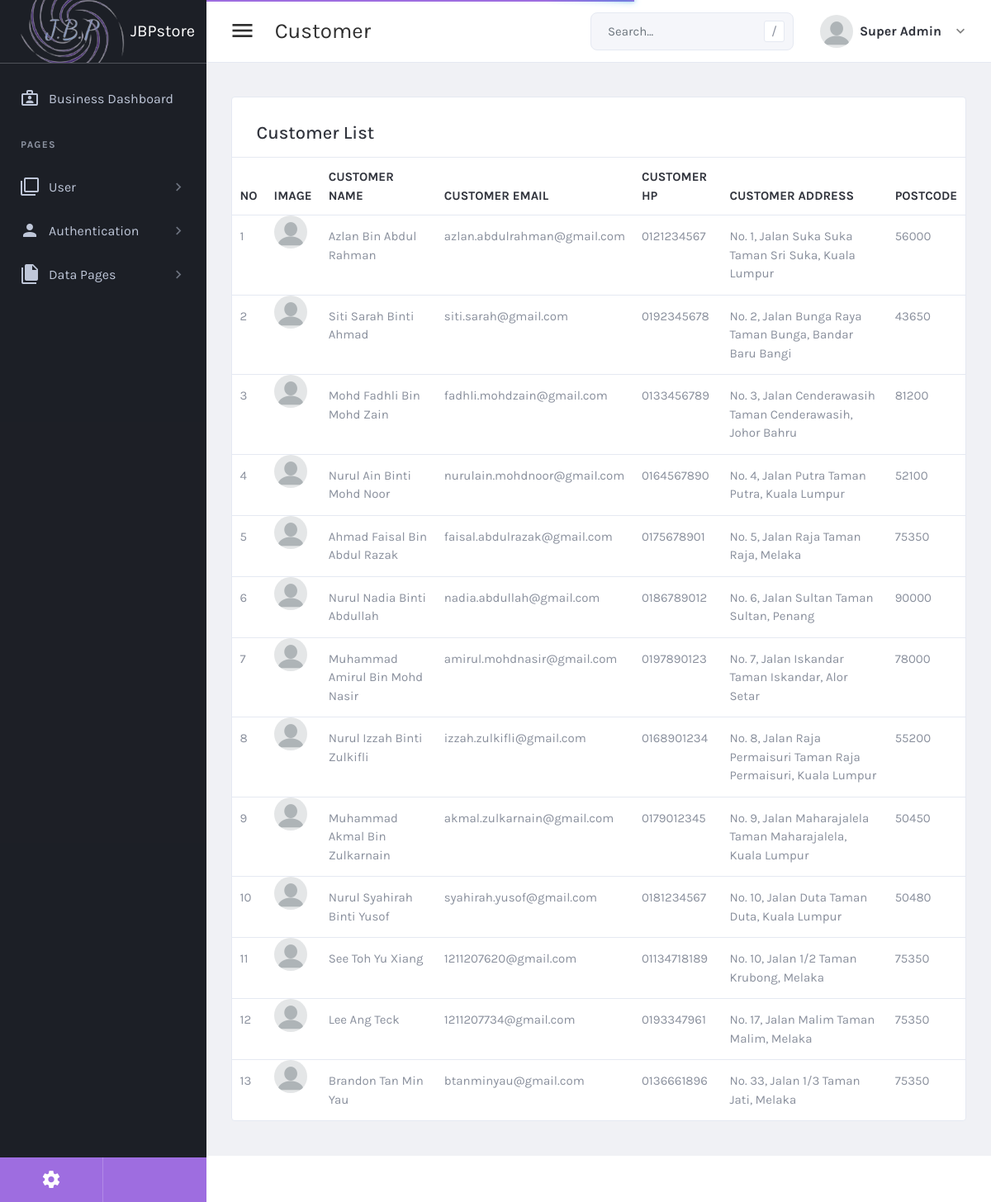
/admin/viewcustomer.php?eml=1, run on the app's committed database.
### tables this page shows
CREATE TABLE Customer (
    Customer_ID INT AUTO_INCREMENT PRIMARY KEY,
    Customer_name VARCHAR(50) NOT NULL,
    Customer_email VARCHAR(100) NOT NULL,
    Customer_password VARCHAR(50) NOT NULL,
    Customer_HP VARCHAR(15) NOT NULL,
    Customer_address_1 VARCHAR(100) NOT NULL,
    Customer_address_2 VARCHAR(100) NOT NULL,
    img text NOT NULL,
    Customer_postcode INT(5) NOT NULL
);

### admin/viewcustomer.php (the view, shortened to what this page needs)
<!DOCTYPE html>
<?php if (isset($_GET['eml'])) {
					$emml = $_GET['eml'];}?>
<html lang="en" dir="ltr">
  <head>
  <link href="plugins/material/css/materialdesignicons.min.css" rel="stylesheet" />
  <link href="plugins/simplebar/simplebar.css" rel="stylesheet" />
  <link href="plugins/nprogress/nprogress.css" rel="stylesheet" />
  <link href="plugins/prism/prism.css" rel="stylesheet" />
  <link href="plugins/DataTables/DataTables-1.10.18/css/jquery.dataTables.min.css" rel="stylesheet" />
  <link id="main-css-href" rel="stylesheet" href="css/style.css" />
</head>
  <div class="navbar-fixed sidebar-fixed" id="body">
    <div class="wrapper">
        <aside class="left-sidebar sidebar-dark" id="left-sidebar">
          <div id="sidebar" class="sidebar sidebar-with-footer">
            <div class="app-brand">
              <a href="/FYP/admin/index.php?eml=<?php echo $emml ?>">
                <img src="images/jbplogo.png" alt=" JBPstore">
                <span class="brand-name"> JBPstore</span>
              </a>
            </div>
            <div class="sidebar-left" data-simplebar style="height: 100%;">
              <ul class="nav sidebar-inner" id="sidebar-menu">
                  <li>
                    <a class="sidenav-item-link" href="index.php?eml=<?php echo $emml ?>">
                      <i class="mdi mdi-briefcase-account-outline"></i>
                      <span class="nav-text">Business Dashboard</span>
                    </a>
                  </li>
                  <li class="section-title">
                    Pages
                  </li>
                  <li  class="has-sub" >
                    <a class="sidenav-item-link" href="javascript:void(0)" data-toggle="collapse" data-target="#users"
                      aria-expanded="false" aria-controls="users">
                      <i class="mdi mdi-image-filter-none"></i>
                      <span class="nav-text">User</span> <b class="caret"></b>
                    </a>
                  </li>
                  <li  class="has-sub" >
                    <a class="sidenav-item-link" href="javascript:void(0)" data-toggle="collapse" data-target="#authentication"
                      aria-expanded="false" aria-controls="authentication">
                      <i class="mdi mdi-account"></i>
                      <span class="nav-text">Authentication</span> <b class="caret"></b>
                    </a>
                  </li>
                  <li  class="has-sub" >
                    <a class="sidenav-item-link" href="javascript:void(0)" data-toggle="collapse" data-target="#other-page"
                      aria-expanded="false" aria-controls="other-page">
                      <i class="mdi mdi-file-multiple"></i>
                      <span class="nav-text">Data pages</span> <b class="caret"></b>
                    </a>
                  </li>
              </ul>
            </div>
            <div class="sidebar-footer">
              <div class="sidebar-footer-content">
                <ul class="d-flex">
                  <li>
                    <a href="user-account-settings.php?eml=<?php echo $emml ?>" data-toggle="tooltip" title="Profile settings"><i class="mdi mdi-settings"></i></a></li>
                </ul>
              </div>
            </div>
          </div>
        </aside>
      <div class="page-wrapper">
          <header class="main-header" id="header">
            <nav class="navbar navbar-expand-lg navbar-light" id="navbar">
              <button id="sidebar-toggler" class="sidebar-toggle">
              </button>
              <span class="page-title">Customer</span>
              <div class="navbar-right ">
                <div class="search-form">
                  <form action="index.php" method="get">
                    <div class="input-group input-group-sm" id="input-group-search">
                      <input type="text" autocomplete="off" name="query" id="search-input" class="form-control" placeholder="Search..." />
                      <div class="input-group-append">
                        <button class="btn" type="button">/</button>
                      </div>
                    </div>
                  </form>
                </div>
                <ul class="nav navbar-nav">
                  <?php
                      $connect= mysqli_connect("localhost","root","","jbp");
                      $ll="SELECT * from admin WHERE id = '$emml'";
                      $result = mysqli_query($connect, $ll);
                      $r=mysqli_fetch_assoc($result);
                      ?>
                  <li class="dropdown user-menu">
                    <button class="dropdown-toggle nav-link" data-toggle="dropdown">
                      <img src="<?php echo $r['img'] ?>" class="user-image rounded-circle" alt="User Image" />
                      <span class="d-none d-lg-inline-block">  <?php echo $r['Un'];?></span>
                    </button>
                  </li>
                </ul>
              </div>
            </nav>
          </header>
        <div class="content-wrapper">
          <div class="content">
<div class="card card-default">
  <div class="card-header">
    <h2>Customer List</h2>
  </div>
    <table id="productsTable" class="table table-hover table-product" style="width:100%">
      <thead>
        <tr>
          <th>NO    </th>
          <th>Image</th>
          <th>Customer Name</th>
          <th>Customer Email</th>
          <th>Customer HP</th>
          <th>Customer Address</th>
          <th>Postcode</th>
        </tr>
      </thead>
      <tbody>
      <?php
    $sql = "SELECT Customer_ID,Customer_name,Customer_email,Customer_HP,Customer_address_1,Customer_address_2,Customer_postcode,img FROM customer";
    $result = mysqli_query($connect, $sql);$i=0;
    while($row = mysqli_fetch_assoc($result)){$i++;
    ?>
        <tr>
          <td><?php echo $i;?></td>
          <td class ="py-0"><img src="<?php echo $r['img'] ?>" class="user-image rounded-circle" alt="User Image" /></td>
          <td><?php echo $row['Customer_name'];?></td>
          <td><?php echo $row['Customer_email'];?></td>
          <td><?php echo $row['Customer_HP'];?></td>
          <td><?php echo $row['Customer_address_1']," ",$row['Customer_address_2'];?></td>
          <td><?php echo $row['Customer_postcode'];?></td>
        </tr>
        <?php }?>
      </tbody>
    </table>
  </div>
    </div>
</div>
          </div>
        </div>
        </div>
          <footer class="footer mt-auto">
            <div class="copyright bg-white">
              <p>
                &copy; <span id="copy-year"></span> Copyright  JBPstore   </a>.
              </p>
            </div>
          </footer>
  </body>
</html>

### data on the page
customer: admin.img (placeholder picture), Customer_name "Azlan Bin Abdul Rahman", Customer_email "azlan.abdulrahman@gmail.com", Customer_HP "0121234567", Customer_address_1 "No. 1, Jalan Suka Suka", Customer_address_2 "Taman Sri Suka, Kuala Lumpur", Customer_postcode "56000"
customer: admin.img (placeholder picture), Customer_name "Siti Sarah Binti Ahmad", Customer_email "siti.sarah@gmail.com", Customer_HP "0192345678", Customer_address_1 "No. 2, Jalan Bunga Raya", Customer_address_2 "Taman Bunga, Bandar Baru Bangi", Customer_postcode "43650"
customer: admin.img (placeholder picture), Customer_name "Mohd Fadhli Bin Mohd Zain", Customer_email "fadhli.mohdzain@gmail.com", Customer_HP "0133456789", Customer_address_1 "No. 3, Jalan Cenderawasih", Customer_address_2 "Taman Cenderawasih, Johor Bahru", Customer_postcode "81200"
customer: admin.img (placeholder picture), Customer_name "Nurul Ain Binti Mohd Noor", Customer_email "nurulain.mohdnoor@gmail.com", Customer_HP "0164567890", Customer_address_1 "No. 4, Jalan Putra", Customer_address_2 "Taman Putra, Kuala Lumpur", Customer_postcode "52100"
customer: admin.img (placeholder picture), Customer_name "Ahmad Faisal Bin Abdul Razak", Customer_email "faisal.abdulrazak@gmail.com", Customer_HP "0175678901", Customer_address_1 "No. 5, Jalan Raja", Customer_address_2 "Taman Raja, Melaka", Customer_postcode "75350"
customer: admin.img (placeholder picture), Customer_name "Nurul Nadia Binti Abdullah", Customer_email "nadia.abdullah@gmail.com", Customer_HP "0186789012", Customer_address_1 "No. 6, Jalan Sultan", Customer_address_2 "Taman Sultan, Penang", Customer_postcode "90000"
customer: admin.img (placeholder picture), Customer_name "Muhammad Amirul Bin Mohd Nasir", Customer_email "amirul.mohdnasir@gmail.com", Customer_HP "0197890123", Customer_address_1 "No. 7, Jalan Iskandar", Customer_address_2 "Taman Iskandar, Alor Setar", Customer_postcode "78000"
customer: admin.img (placeholder picture), Customer_name "Nurul Izzah Binti Zulkifli", Customer_email "izzah.zulkifli@gmail.com", Customer_HP "0168901234", Customer_address_1 "No. 8, Jalan Raja Permaisuri", Customer_address_2 "Taman Raja Permaisuri, Kuala Lumpur", Customer_postcode "55200"
customer: admin.img (placeholder picture), Customer_name "Muhammad Akmal Bin Zulkarnain", Customer_email "akmal.zulkarnain@gmail.com", Customer_HP "0179012345", Customer_address_1 "No. 9, Jalan Maharajalela", Customer_address_2 "Taman Maharajalela, Kuala Lumpur", Customer_postcode "50450"
customer: admin.img (placeholder picture), Customer_name "Nurul Syahirah Binti Yusof", Customer_email "syahirah.yusof@gmail.com", Customer_HP "0181234567", Customer_address_1 "No. 10, Jalan Duta", Customer_address_2 "Taman Duta, Kuala Lumpur", Customer_postcode "50480"
customer: admin.img (placeholder picture), Customer_name "See Toh Yu Xiang", Customer_email "1211207620@gmail.com", Customer_HP "01134718189", Customer_address_1 "No. 10, Jalan 1/2", Customer_address_2 "Taman Krubong, Melaka", Customer_postcode "75350"
customer: admin.img (placeholder picture), Customer_name "Lee Ang Teck", Customer_email "1211207734@gmail.com", Customer_HP "0193347961", Customer_address_1 "No. 17, Jalan Malim", Customer_address_2 "Taman Malim, Melaka", Customer_postcode "75350"
customer: admin.img (placeholder picture), Customer_name "Brandon Tan Min Yau", Customer_email "btanminyau@gmail.com", Customer_HP "0136661896", Customer_address_1 "No. 33, Jalan 1/3", Customer_address_2 "Taman Jati, Melaka", Customer_postcode "75350"

### other printed values
$r['Un'] "Super Admin"
